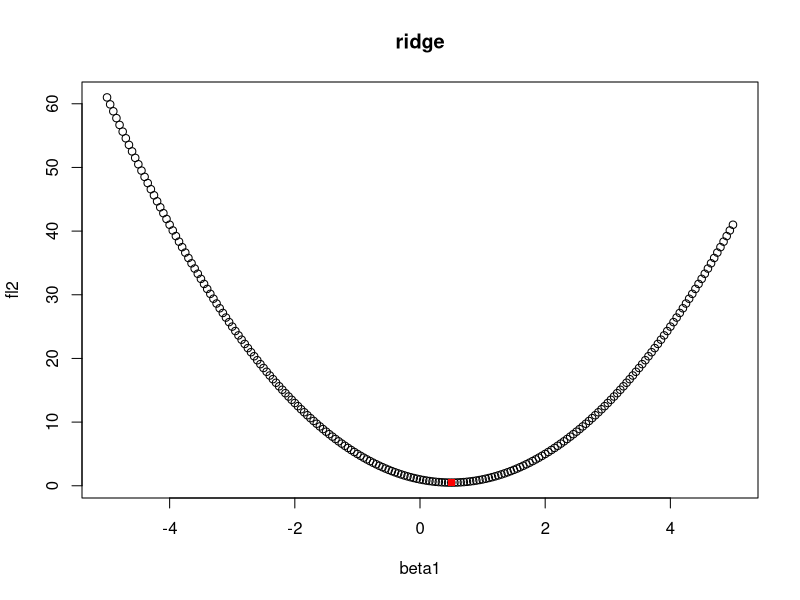
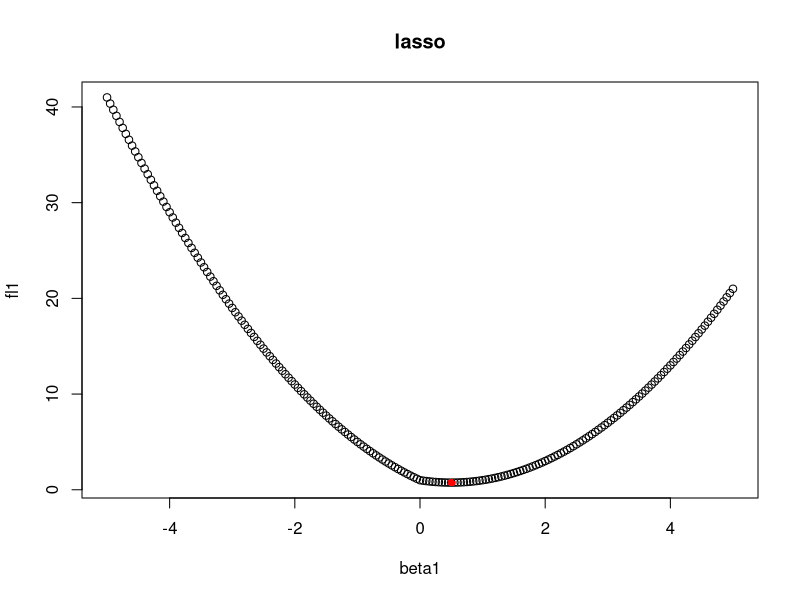
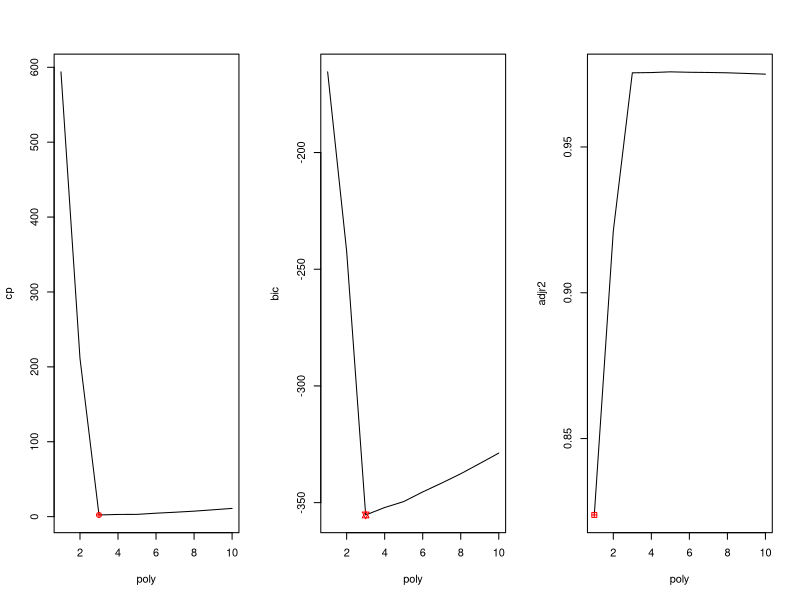
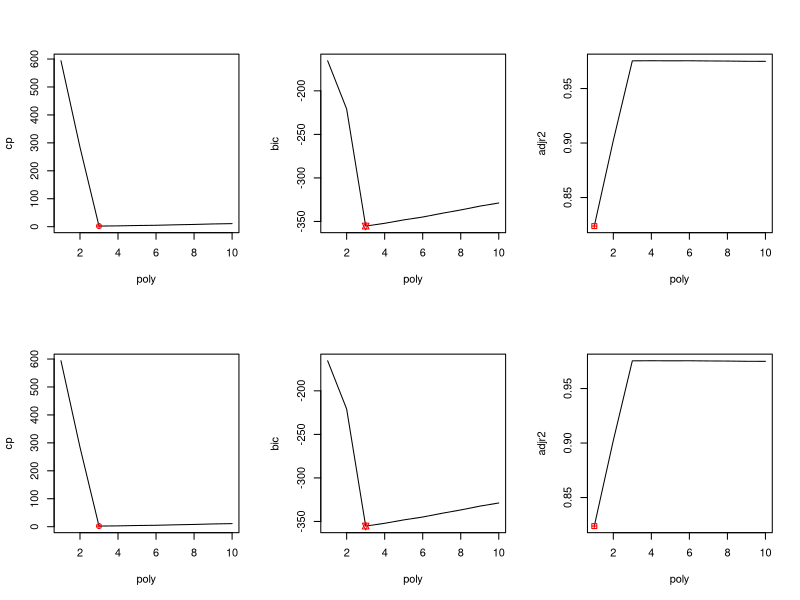
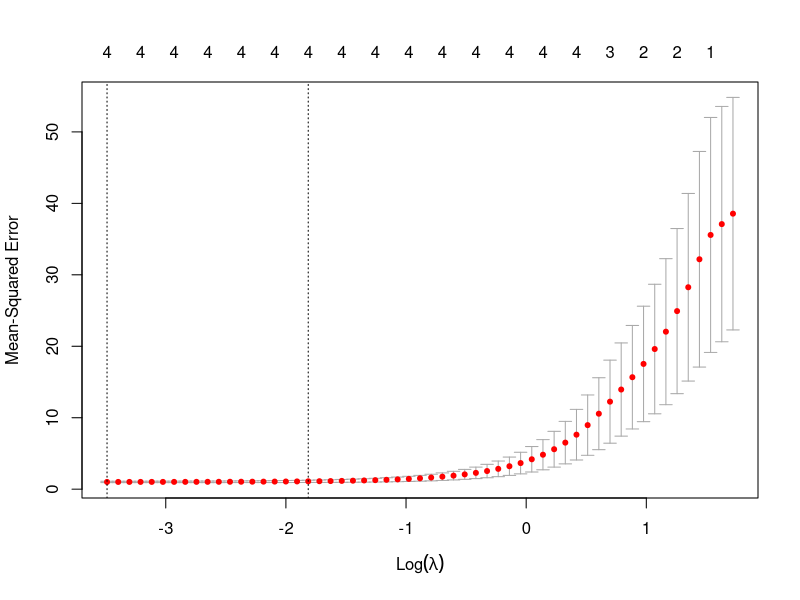
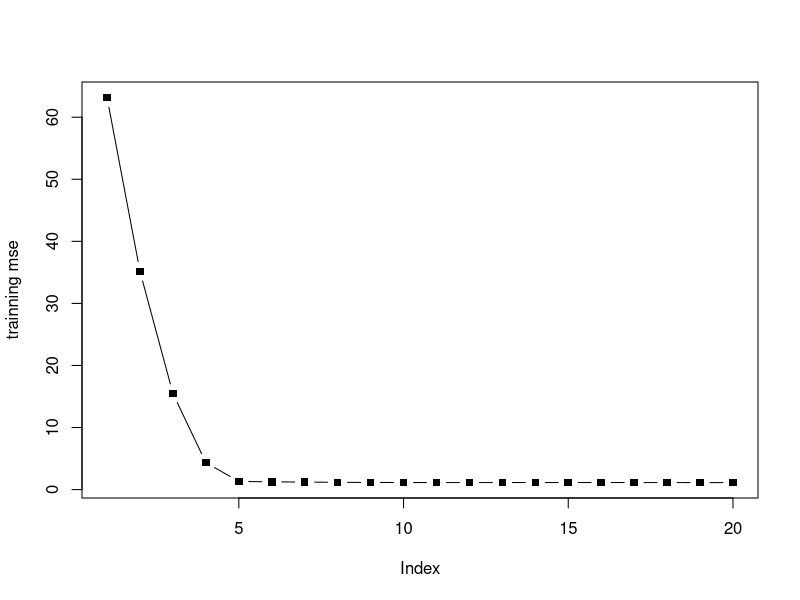
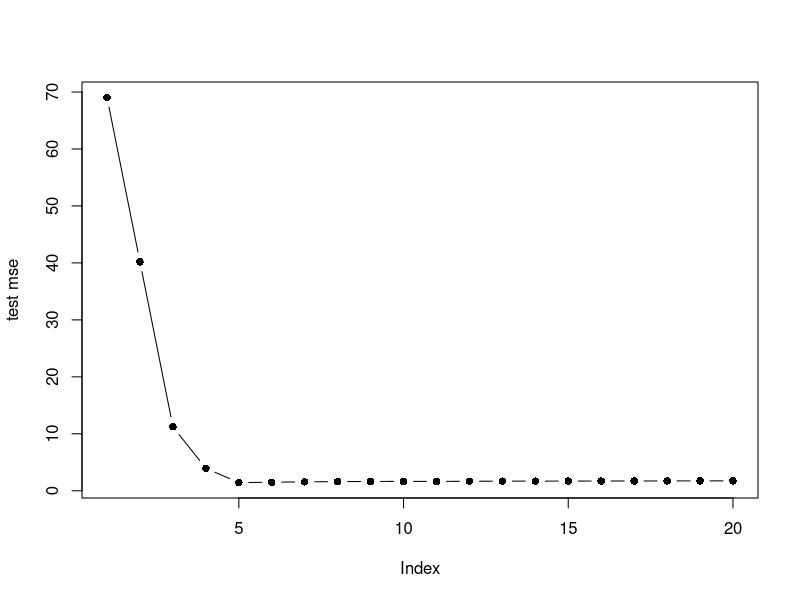
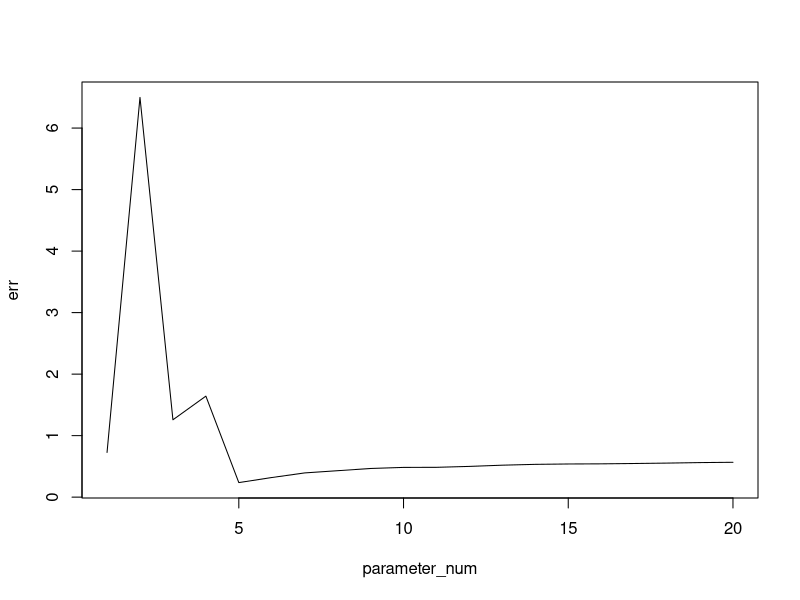

These figures' R source, in order:
## ---- chunk 1
lambda = 1
y = 1
beta1 = seq(-5,5,0.05)
#(a)
fl2 = (y-beta1)^2 + lambda*beta1^2
plot(beta1,fl2,main='ridge')

widehat_beta1 = y/(1+lambda)
widehat_y1 = (y-widehat_beta1)^2 + lambda*widehat_beta1^2
points(widehat_beta1,widehat_y1,col='red',pch=15)
#(b)
fl1 = (y-beta1)^2 + lambda*abs(beta1)
plot(beta1,fl1,main='lasso')

widehat_beta1 = y-lambda/2 # due to 1 > 1/2
widehat_y1 = (y-widehat_beta1)^2 + lambda*abs(widehat_beta1)
points(widehat_beta1,widehat_y1,col='red',pch=16)
## ---- chunk 2
set.seed(0)
#(a)
x=rnorm(100)
epsilon=rnorm(100)
#(b)
beta0=4
beta1=3
beta2=2
beta3=1
y= beta0 + beta1*x + beta2*x^2 + beta3*x^3 + epsilon
#(c)
library(leaps)
dta = data.frame(x=x,y=y)
md1=regsubsets(y ~ poly(x, 10, raw = T), data = dta, nvmax = 10)
par(mfrow = c(1, 3))
#cp
which.min(summary(md1)$cp)
plot(summary(md1)$cp,xlab='poly',ylab='cp',type = 'l')
points(which.min(summary(md1)$cp),min(summary(md1)$cp),col='red',pch=10)
#bic
which.min(summary(md1)$bic)
plot(summary(md1)$bic,xlab='poly',ylab='bic',type = 'l')
points(which.min(summary(md1)$bic),min(summary(md1)$bic),col='red',pch=11)
#adjr2
which.min(summary(md1)$adjr2)
plot(summary(md1)$adjr2,xlab='poly',ylab='adjr2',type = 'l')
points(which.min(summary(md1)$adjr2),min(summary(md1)$adjr2),col='red',pch=12)
#coefficients
coefficients(md1,id=3)
coefficients(md1,id=1)

#(d)
## similar results
par(mfrow = c(2, 3))
#forward
md2=regsubsets(y ~ poly(x, 10, raw = T), data = dta, nvmax = 10,method='forward')
#cp
which.min(summary(md2)$cp)
plot(summary(md2)$cp,xlab='poly',ylab='cp',type = 'l')
points(which.min(summary(md2)$cp),min(summary(md2)$cp),col='red',pch=10)
#bic
which.min(summary(md2)$bic)
plot(summary(md2)$bic,xlab='poly',ylab='bic',type = 'l')
points(which.min(summary(md2)$bic),min(summary(md2)$bic),col='red',pch=11)
#adjr2
which.min(summary(md2)$adjr2)
plot(summary(md2)$adjr2,xlab='poly',ylab='adjr2',type = 'l')
points(which.min(summary(md2)$adjr2),min(summary(md2)$adjr2),col='red',pch=12)
#coefficients
coefficients(md2,id=3)
coefficients(md2,id=1)

#backward
md3=regsubsets(y ~ poly(x, 10, raw = T), data = dta, nvmax = 10,method='forward')
#cp
which.min(summary(md3)$cp)
plot(summary(md3)$cp,xlab='poly',ylab='cp',type = 'l')
points(which.min(summary(md3)$cp),min(summary(md3)$cp),col='red',pch=10)
#bic
which.min(summary(md3)$bic)
plot(summary(md3)$bic,xlab='poly',ylab='bic',type = 'l')
points(which.min(summary(md3)$bic),min(summary(md3)$bic),col='red',pch=11)
#adjr2
which.min(summary(md3)$adjr2)
plot(summary(md3)$adjr2,xlab='poly',ylab='adjr2',type = 'l')
points(which.min(summary(md3)$adjr2),min(summary(md3)$adjr2),col='red',pch=12)
#coefficients
coefficients(md3,id=3)
coefficients(md3,id=1)

#(e)
#install.packages("glmnet")
library(glmnet)
xmat = model.matrix(y ~ poly(x, 10, raw = T), data = dta)[, -1]
# cross-validation
cv.lasso.mod = cv.glmnet(xmat,y,alpha = 1)
best.cv.lambda = min(cv.lasso.mod$lambda)
best.cv.lambda
par(mfrow = c(1, 1))
plot(cv.lasso.mod)
# function
plot_cv = function(lambda){
    cv.lasso.mod = cv.glmnet(xmat,y,alpha = 1,lambda = lambda)
    plot(cv.lasso.mod)
}
#plot_cv(seq(1,10,0.5))

#all data
# Next fit the model on entire data using best lambda
best.lasso.model = glmnet(xmat, y, alpha = 1)
predict(best.lasso.model, s = best.cv.lambda, type = "coefficients")

#(f)
beta7 = 2
y = beta7*x^7+beta0+epsilon
dta = data.frame(x=x,y=y)
sub.mod = regsubsets(y~poly(x,10,raw=T),data=dta,nvmax = 10)
##using cp&bic are same in this case and the models nearest to the fact.
#cp
id_cp=which.min(summary(sub.mod)$cp)
id_cp
coefficients(sub.mod,id=id_cp)
#bic
id_bic=which.min(summary(sub.mod)$bic)
id_bic
coefficients(sub.mod,id=id_bic)
#adjr2
id_adjr2=which.min(summary(sub.mod)$adjr2)
id_adjr2
coefficients(sub.mod,id=id_adjr2)

#lasso
# lasso model is similar to the fact but not better enough subset method. 
xmat = model.matrix(y ~ poly(x, 10, raw = T), data = dta)[, -1]
mod.lasso = cv.glmnet(xmat, y, alpha = 1)
best.lambda = min(mod.lasso$lambda)
best.lambda

best.model = glmnet(xmat, y, alpha = 1)
predict(best.model, s = best.lambda, type = "coefficients")
## ---- chunk 3
set.seed(0)
#(a)
p = 20
n = 1000
x = matrix(rnorm(n * p), n, p)
beta = rnorm(20)*10
beta[2:16]=0
epslion = rnorm(20)
y =x %*% beta + epslion    

#(b)
train = sample(seq(1000), 100, replace = FALSE)
y.train = y[train, ]
y.test = y[-train, ]
x.train = x[train, ]
x.test = x[-train, ]

#(c)
library(leaps)
regsub.mod = regsubsets(y ~ ., data = data.frame(x = x.train, y = y.train), nvmax = p)
train.val.errors = rep(NA, p)
x_cols = colnames(x, do.NULL = FALSE, prefix = "x.")
for (i in 1:p) {
    coef_i = coef(regsub.mod, id = i)
    pred = as.matrix(x.train[, x_cols %in% names(coef_i)]) %*% coef_i[names(coef_i) %in% 
        x_cols]
    train.val.errors[i] = mean((y.train - pred)^2)
}
plot(train.val.errors, ylab = "trainning mse", pch = 15, type = "b")

#(d)
test.val.errors = rep(NA, p)
for (i in 1:p) {
    coef_i = coef(regsub.mod, id = i)
    pred = as.matrix(x.test[, x_cols %in% names(coef_i)]) %*% coef_i[names(coef_i) %in% 
        x_cols]
    test.val.errors[i] = mean((y.test - pred)^2)
}
plot(test.val.errors, ylab = "test mse", pch = 16, type = "b")

#(e)
# choose nearly smallest error with less parameters
# 5 parameters
which.min(test.val.errors)
test.val.errors

#(f)
# it is near the fact but intercept(0.84) is not very correct(-0.0048)
#estimate
coef(regsub.mod, id = 5)
#fact
beta

#(g)
parameter_num = rep(0,p)
err = rep(0,p)
x_cols = colnames(x, do.NULL = FALSE, prefix = "x.")

for (i in 1:p) {
    coef_i = coef(regsub.mod, id = i)
    parameter_num[i] = length(coef_i) - 1
    selected_x = x_cols %in% names(coef_i)
    # estimated parameters not in coef is 0
    err[i] =  sqrt(sum((beta[selected_x] - coef_i[names(coef_i) %in% x_cols])^2) + sum(beta[!selected_x])^2)
}
# 5 parameters model minimizes the error of estimated and true beta. This model also minimized the test error of y.
plot(x=parameter_num,y=err,type = 'l')
which.min(err)
